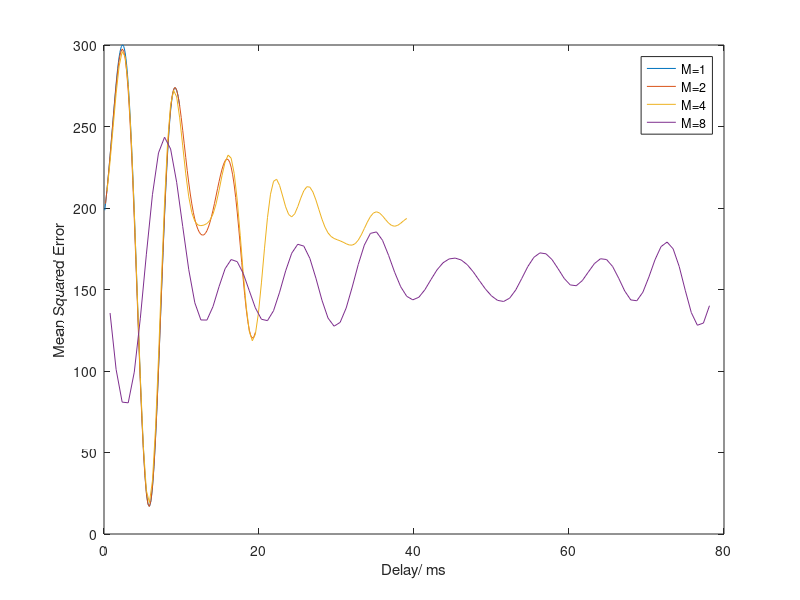

The MATLAB source for this figure:
close all
clear all
fclose('all')

M = 1;

while M<=8
    load('Signals_EMG.mat'); % Loading the recorded EMGs (two channels)
    n_step = 100; % Number of steps in the loop for optimal alignment
    stepCount = 0.2; % Size of the step of non-integer delay applied to one of the signals for alignment
    ied=24; % Interelectrode distance of the recordings in mm
    Fs = 2048; % Recording sampling frequency
    Ts = 1/Fs; % Sampling interval

    % Downsampling by an integer
    
    channel1 = channel1(1:M:end); % Downsampling first channel
    channel2 = channel2(1:M:end); % Downsampling second channel
    Fs=Fs/M;
    Ts=Ts*M;
    % End downsampling

    timeAxis=[1:length(channel1)].*Ts.*1000; % Definition of time axis in ms
    freqAxis=fftshift([-0.5:1/(length(channel1)):0.5-1/(length(channel1))]); % Definition of discrete frequency axis

    channel1_ft = fft(channel1); % Fourier transform of the first channel

    for uu = 1 : n_step
        channel1_dt = (channel1_ft).*exp(-i*2*pi*stepCount*uu*freqAxis); % complex exponential multiplication (delay in frequency domain)
        channel1_dt = real(ifft((channel1_dt))); % inverse transform to go back to the time domain 
        MSE_vect(uu)= sum((channel1_dt - channel2).^ 2)./sum(channel2.^ 2).*100; % normalized mean square error between aligned signals
        delay(uu) = stepCount*uu; % Imposed delay in samples
    end;
    xlabel('Time (ms)')
    ylabel('Signal amplitude (AU)')

    % Identification of the optimal delay (minimum mean sqaure error)
    [MSEopt, optDelay] = min(MSE_vect);

    figure(1)
    plot(delay*Ts*1000, MSE_vect); 

    hold on;
    
    M = M*2; % Downsampling factor
end;

legend(['M=1'],['M=2'],['M=4'],['M=8']);
xlabel('Delay/ ms')
ylabel('Mean Squared Error')
